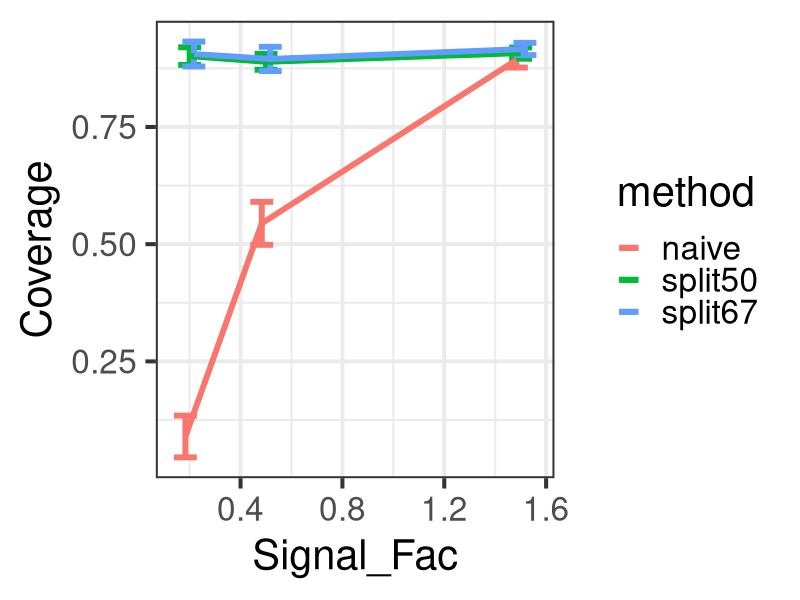
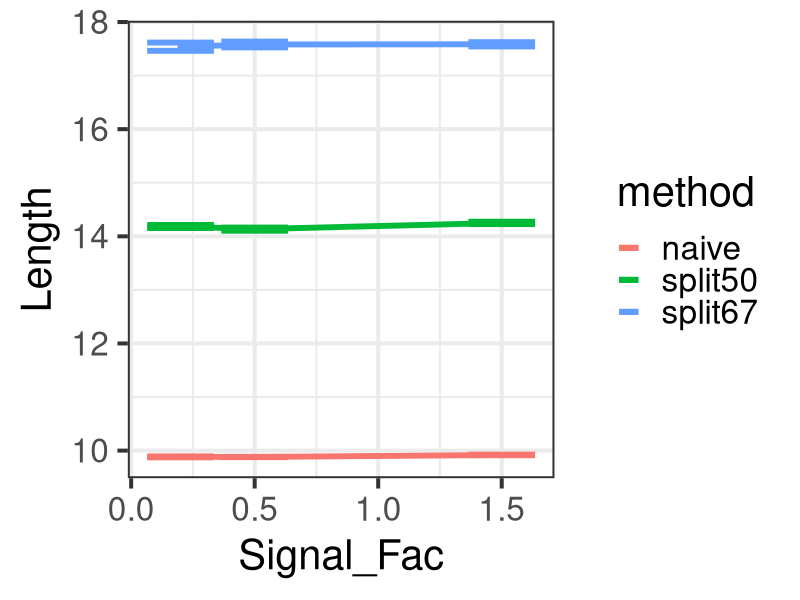
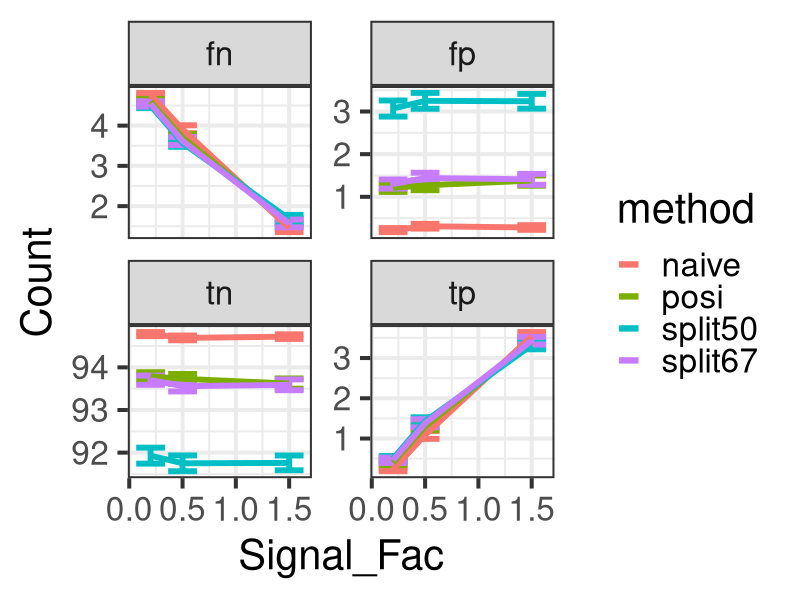
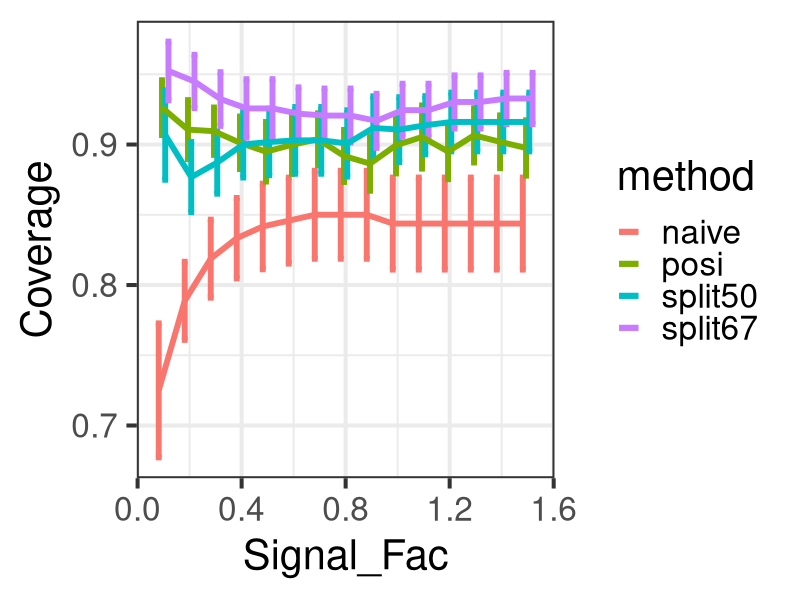
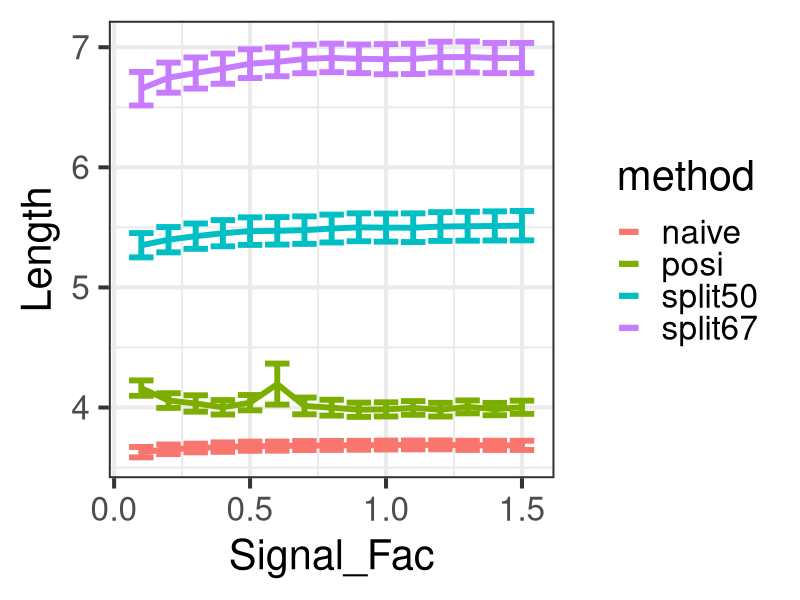
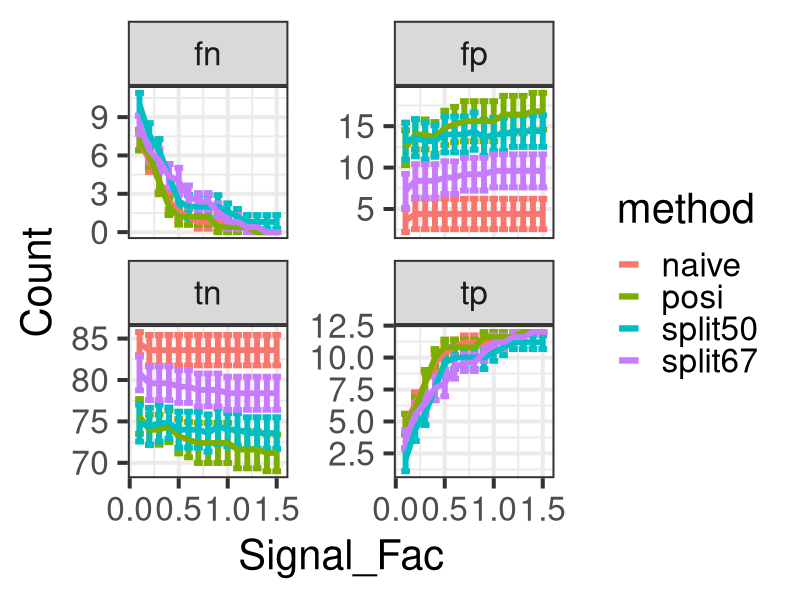

The R source for these figures, in order: (Note: this script raises an error after producing the figures.)
library(ggplot2)
library(tidyverse)

## atomic study
atom.wide <- read.csv('posterior-atomic.csv')

atom <- tidyr::pivot_longer(
                       atom.wide,
                       cols = coverage_naive:fn_posi,
                       names_to = c('metric','method'),
                       names_sep = '_')

atom.cov <- atom[atom$metric == 'coverage',] %>%
    ggplot(aes(x = Signal_Fac, y = value, color = method, style = method)) +
    stat_summary(fun.data = mean_se, geom = 'errorbar', size = 2, position=position_dodge(width=0.05)) +
    stat_summary(fun.data = mean_se, geom = 'line', size = 2, position = position_dodge(width = 0.05)) +
    theme_bw(base_size = 30) + 
    ylab('Coverage')

atom.len <- atom[atom$metric == 'length',] %>%
    ggplot(aes(x = Signal_Fac, y = value, color = method, style = method)) +
    stat_summary(fun.data = mean_se, geom = 'errorbar', size = 2 ) +
    stat_summary(fun.data = mean_se, geom = 'line', size = 2) +
    theme_bw(base_size = 30) + 
    ylab('Length')


atom.sigdet <- atom[atom$metric %in% c('tp','fp','tn','fn'),] %>%
    ggplot(aes(x = Signal_Fac, y = value, color = method, style = method)) +
    stat_summary(fun.data = mean_se, geom = 'errorbar', size = 2 ) +
    stat_summary(fun.data = mean_se, geom = 'line', size = 2) +
    facet_wrap(~metric, scales='free_y') +
    theme_bw(base_size = 30) +
    ylab('Count')


## ggsave('atom-cov.png', atom.cov, width = 19.20, height = 10.80, units = 'in')
## ggsave('atom-len.png', atom.len, width = 19.20, height = 10.80, units = 'in')
## ggsave('atom-sigdet.png', atom.sigdet, width = 19.20, height = 10.80, units = 'in')

## balanced study
bal.wide <- read.csv('posterior-balanced.csv')

bal <- tidyr::pivot_longer(
                       bal.wide,
                       cols = coverage_naive:fn_posi,
                       names_to = c('metric','method'),
                       names_sep = '_')

bal.cov <- bal[bal$metric == 'coverage',] %>%
    ggplot(aes(x = Signal_Fac, y = value, color = method, style = method)) +
    stat_summary(fun.data = mean_se, geom = 'errorbar', size = 2, position=position_dodge(width=0.05)) +
    stat_summary(fun.data = mean_se, geom = 'line', size = 2, position = position_dodge(width = 0.05)) +
    theme_bw(base_size = 30) + 
    ylab('Coverage')

bal.len <- bal[bal$metric == 'length',] %>%
    ggplot(aes(x = Signal_Fac, y = value, color = method, style = method)) +
    stat_summary(fun.data = mean_se, geom = 'errorbar', size = 2 ) +
    stat_summary(fun.data = mean_se, geom = 'line', size = 2) +
    theme_bw(base_size = 30) + 
    ylab('Length')


bal.sigdet <- bal[bal$metric %in% c('tp','fp','tn','fn'),] %>%
    ggplot(aes(x = Signal_Fac, y = value, color = method, style = method)) +
    stat_summary(fun.data = mean_se, geom = 'errorbar', size = 2 ) +
    stat_summary(fun.data = mean_se, geom = 'line', size = 2) +
    facet_wrap(~metric, scales='free_y') +
    theme_bw(base_size = 30) +
    ylab('Count')


## ggsave('bal-cov.png', bal.cov, width = 19.20, height = 10.80, units = 'in')
## ggsave('bal-len.png', bal.len, width = 19.20, height = 10.80, units = 'in')
## ggsave('bal-sigdet.png', bal.sigdet, width = 19.20, height = 10.80, units = 'in')

## het study
het.wide <- read.csv('posterior-hetero.csv')

het <- tidyr::pivot_longer(
                       het.wide,
                       cols = coverage_naive:fn_posi,
                       names_to = c('metric','method'),
                       names_sep = '_')

het.cov <- het[het$metric == 'coverage',] %>%
    ggplot(aes(x = Signal_Upper, y = value, color = method, style = method)) +
    stat_summary(fun.data = mean_se, geom = 'errorbar', size = 2, position = position_dodge(width = 0.05)) +
    stat_summary(fun.data = mean_se, geom = 'line', size = 2, position = position_dodge(width = 0.05)) +
    theme_bw(base_size = 30) + 
    ylab('Coverage')

het.len <- het[het$metric == 'length',] %>%
    ggplot(aes(x = Signal_Upper, y = value, color = method, style = method)) +
    stat_summary(fun.data = mean_se, geom = 'errorbar', size = 2 ) +
    stat_summary(fun.data = mean_se, geom = 'line', size = 2) +
    theme_bw(base_size = 30) + 
    ylab('Length')


het.sigdet <- het[het$metric %in% c('tp','fp','tn','fn'),] %>%
    ggplot(aes(x = Signal_Upper, y = value, color = method, style = method)) +
    stat_summary(fun.data = mean_se, geom = 'errorbar', size = 2, position = position_dodge(width = 0.05)) +
    stat_summary(fun.data = mean_se, geom = 'line', size = 2, position = position_dodge(width = 0.05)) +
    facet_wrap(~metric, scales='free_y') +
    theme_bw(base_size = 30) +
    ylab('Count')


## ggsave('het-cov.png', het.cov, width = 19.20, height = 10.80, units = 'in')
## ggsave('het-len.png', het.len, width = 19.20, height = 10.80, units = 'in')
## ggsave('het-sigdet.png', het.sigdet, width = 19.20, height = 10.80, units = 'in')

## standardized study
std.wide <- read.csv('posterior-stdized.csv')

std <- tidyr::pivot_longer(
                       std.wide,
                       cols = coverage_naive:fn_posi,
                       names_to = c('metric','method'),
                       names_sep = '_')

std.cov <- std[std$metric == 'coverage',] %>%
    ggplot(aes(x = Signal_Fac, y = value, color = method, style = method)) +
    stat_summary(fun.data = mean_se, geom = 'errorbar', size = 2, position=position_dodge(width=0.05)) +
    stat_summary(fun.data = mean_se, geom = 'line', size = 2, position = position_dodge(width = 0.05)) +
    theme_bw(base_size = 30) + 
    ylab('Coverage')

std.len <- std[std$metric == 'length',] %>%
    ggplot(aes(x = Signal_Fac, y = value, color = method, style = method)) +
    stat_summary(fun.data = mean_se, geom = 'errorbar', size = 2 ) +
    stat_summary(fun.data = mean_se, geom = 'line', size = 2) +
    theme_bw(base_size = 30) + 
    ylab('Length')

std.sigdet <- std[std$metric %in% c('tp','fp','tn','fn'),] %>%
    ggplot(aes(x = Signal_Fac, y = value, color = method, style = method)) +
    stat_summary(fun.data = mean_se, geom = 'errorbar', size = 2 ) +
    stat_summary(fun.data = mean_se, geom = 'line', size = 2) +
    facet_wrap(~metric, scales='free_y') +
    theme_bw(base_size = 30) +
    ylab('Count')

## ggsave('std-cov.png', std.cov, width = 19.20, height = 10.80, units = 'in')
## ggsave('std-len.png', std.len, width = 19.20, height = 10.80, units = 'in')
## ggsave('std-sigdet.png', std.sigdet, width = 19.20, height = 10.80, units = 'in')

## og study
og.wide <- read.csv('posterior-og.csv')

og <- tidyr::pivot_longer(
                       og.wide,
                       cols = coverage_naive:fn_posi,
                       names_to = c('metric','method'),
                       names_sep = '_')

og.cov <- og[og$metric == 'coverage',] %>%
    ggplot(aes(x = Signal_Fac, y = value, color = method, style = method)) +
    stat_summary(fun.data = mean_se, geom = 'errorbar', size = 2, position=position_dodge(width=0.05)) +
    stat_summary(fun.data = mean_se, geom = 'line', size = 2, position = position_dodge(width = 0.05)) +
    theme_bw(base_size = 30) +
    ylab('Coverage')

og.len <- og[og$metric == 'length',] %>%
    ggplot(aes(x = Signal_Fac, y = value, color = method, style = method)) +
    stat_summary(fun.data = mean_se, geom = 'errorbar', size = 2 ) +
    stat_summary(fun.data = mean_se, geom = 'line', size = 2) +
    theme_bw(base_size = 30) +
    ylab('Length')


og.sigdet <- og[og$metric %in% c('tp','fp','tn','fn'),] %>%
    ggplot(aes(x = Signal_Fac, y = value, color = method, style = method)) +
    stat_summary(fun.data = mean_se, geom = 'errorbar', size = 2 ) +
    stat_summary(fun.data = mean_se, geom = 'line', size = 2) +
    facet_wrap(~metric, scales='free_y') +
    theme_bw(base_size = 30) +
    ylab('Count')


## ggsave('og-cov.png', og.cov, width = 19.20, height = 10.80, units = 'in')
## ggsave('og-len.png', og.len, width = 19.20, height = 10.80, units = 'in')
## ggsave('og-sigdet.png', og.sigdet, width = 19.20, height = 10.80, units = 'in')

## compact plots

names(het)[2] <- 'Signal_Fac'
atom$Setting <- 'Atomic'
bal$Setting <- 'Balanced'
het$Setting <- 'Heterogeneous'
std$Setting <- 'Standardized'
og$Setting <- 'Overlapping'

res <- rbind(atom,bal,het,std,og)
res$SNR <- as.factor(res$Signal_Fac)
res$Method <- recode(res$method, naive = 'Naive', posi = 'Selection-informed', split50 = 'Split (1:1)', split67= 'Split (2:1)')

snr.labels <- as_labeller(c('0.2' = 'Low SNR', '0.5' = 'Medium SNR', '1.5' = 'High SNR'))

cmp.cov.can <- filter(res, SNR %in% c(0.2, 0.5, 1.5) & metric == 'coverage') %>%
    filter(Setting %in% c('Atomic','Balanced','Heterogeneous')) %>%
    ggplot(aes(x = Setting, y = value, color = Method)) +
    geom_boxplot() +
    facet_wrap(~ SNR, ncol = 1, labeller = snr.labels) +
    geom_hline(yintercept=0.9, linetype='dashed') +
    ylab('Coverage') +
    theme_bw(base_size = 30)

cmp.len.can <- filter(res, SNR %in% c(0.2, 0.5, 1.5) & metric == 'length') %>%
    filter(Setting %in% c('Atomic','Balanced','Heterogeneous')) %>%
    ggplot(aes(x = Setting, y = value, color = Method)) +
    geom_boxplot() +
    facet_wrap(~ SNR, ncol = 1, labeller = snr.labels) +
    ylab('Length') +
    theme_bw(base_size = 30)


cmp.cov.ext <- filter(res, SNR %in% c(0.2, 0.5, 1.5) & metric == 'coverage') %>%
    filter(Setting %in% c('Standardized','Overlapping')) %>%
    ggplot(aes(x = Setting, y = value, color = Method)) +
    geom_boxplot() +
    facet_wrap(~ SNR, ncol = 1, labeller = snr.labels) +
    geom_hline(yintercept=0.9, linetype='dashed') +
    ylab('Coverage') +
    theme_bw(base_size = 30)

cmp.len.ext <- filter(res, SNR %in% c(0.2, 0.5, 1.5) & metric == 'length') %>%
    filter(Setting %in% c('Standardized','Overlapping')) %>%
    ggplot(aes(x = Setting, y = value, color = Method)) +
    geom_boxplot() +
    facet_wrap(~ SNR, ncol = 1, labeller = snr.labels) +
    ylab('Length') +
    theme_bw(base_size = 30)


ggsave('canonical-coverage.png', cmp.cov.can, width = 19.20, height = 10.80, units = 'in')
ggsave('canonical-length.png', cmp.len.can, width = 19.20, height = 10.80, units = 'in')
ggsave('extensions-coverage.png', cmp.cov.ext, width = 19.20, height = 10.80, units = 'in')
ggsave('extensions-length.png', cmp.len.ext, width = 19.20, height = 10.80, units = 'in')

## punchline plots for talks (simplified; just hetero and OG case)

cmp.cov.can.punch <- filter(res, SNR %in% c(0.2, 0.5, 1.5) & metric == 'coverage') %>%
    filter(Setting %in% c('Heterogeneous')) %>%
    ggplot(aes(x = Method, y = value, color = Method)) +
    geom_boxplot() +
    facet_wrap(~ SNR, ncol = 1, labeller = snr.labels) +
    geom_hline(yintercept=0.9, linetype='dashed') +
    ylab('Coverage') +
    theme_bw(base_size = 30) +
    guides(fill = guide_legend(override.aes = list(size=20))) +
    theme(axis.text.x=element_blank())

cmp.len.can.punch <- filter(res, SNR %in% c(0.2, 0.5, 1.5) & metric == 'length') %>%
    filter(Setting %in% c('Heterogeneous')) %>%
    ggplot(aes(x = Method, y = value, color = Method)) +
    geom_boxplot() +
    facet_wrap(~ SNR, ncol = 1, labeller = snr.labels) +
    ylab('Length') +
    theme_bw(base_size = 30) +
    guides(fill = guide_legend(override.aes = list(size=20))) +
    theme(axis.text.x=element_blank())

cmp.cov.og.punch <- filter(res, SNR %in% c(0.2, 0.5, 1.5) & metric == "coverage") %>%
  filter(Setting %in% c("Overlapping")) %>%
  ggplot(aes(x = Method, y = value, color = Method)) +
  geom_boxplot() +
  facet_wrap(~SNR, ncol = 1, labeller = snr.labels) +
  geom_hline(yintercept = 0.9, linetype = "dashed") +
  ylab("Coverage") +
  theme_bw(base_size = 30) +
  guides(fill = guide_legend(override.aes = list(size = 20))) +
  theme(axis.text.x = element_blank())

cmp.len.og.punch <- filter(res, SNR %in% c(0.2, 0.5, 1.5) & metric == "length") %>%
  filter(Setting %in% c("Overlapping")) %>%
  ggplot(aes(x = Method, y = value, color = Method)) +
  geom_boxplot() +
  facet_wrap(~SNR, ncol = 1, labeller = snr.labels) +
  ylab("Length") +
  theme_bw(base_size = 30) +
  guides(fill = guide_legend(override.aes = list(size = 20))) +
  theme(axis.text.x = element_blank())

ggsave('canonical-coverage-punchline.png', cmp.cov.can.punch, width = 19.20, height = 10.80, units = 'in')
ggsave('canonical-length-punchline.png', cmp.len.can.punch, width = 19.20, height = 10.80, units = 'in')
ggsave("og-coverage-punchline.png", cmp.cov.og.punch, width = 19.20, height = 10.80, units = "in")
ggsave("og-length-punchline.png", cmp.len.og.punch, width = 19.20, height = 10.80, units = "in")


## alternate style punchline plots, no outliers in boxplots
## use approach from https://stackoverflow.com/a/57825639/288545

skinnybox <- function(x) {
  coef <- 1.5
  stats <- quantile(x, probs = c())
  # calculate quantiles
  stats <- quantile(x, probs = c(0.1, 0.25, 0.5, 0.75, 0.9))
  names(stats) <- c("ymin", "lower", "middle", "upper", "ymax")
  return(stats)
}

cmp.cov.can.punch.alt <- filter(res, SNR %in% c(0.2, 0.5, 1.5) & metric == "coverage") %>%
  filter(Setting %in% c("Heterogeneous")) %>%
  ggplot(aes(x = SNR, y = value, color = Method)) +
  stat_summary(fun.data = skinnybox, geom = 'boxplot', position = 'dodge2') +
  geom_hline(yintercept = 0.9, linetype = "dashed") +
  ylab("Coverage") +
  theme_bw(base_size = 30) +
  guides(fill = guide_legend(override.aes = list(size = 20))) +
  scale_x_discrete(labels = snr.labels) +
  xlab("")

cmp.len.can.punch.alt <- filter(res, SNR %in% c(0.2, 0.5, 1.5) & metric == "length") %>%
  filter(Setting %in% c("Heterogeneous")) %>%
  ggplot(aes(x = SNR, y = value, color = Method)) +
  stat_summary(fun.data = skinnybox, geom = 'boxplot', position = 'dodge2') +
  ylab("Length") +
  theme_bw(base_size = 30) +
  guides(fill = guide_legend(override.aes = list(size = 20))) +
  scale_x_discrete(labels = snr.labels) +
  xlab("")

cmp.cov.og.punch.alt <- filter(res, SNR %in% c(0.2, 0.5, 1.5) & metric == "coverage") %>%
  filter(Setting %in% c("Overlapping")) %>%
  ggplot(aes(x = SNR, y = value, color = Method)) +
  stat_summary(fun.data = skinnybox, geom = 'boxplot', position = 'dodge2') +
  geom_hline(yintercept = 0.9, linetype = "dashed") +
  ylab("Coverage") +
  theme_bw(base_size = 30) +
  guides(fill = guide_legend(override.aes = list(size = 20))) +
  scale_x_discrete(labels = snr.labels) +
  xlab("")

cmp.len.og.punch.alt <- filter(res, SNR %in% c(0.2, 0.5, 1.5) & metric == "length") %>%
  filter(Setting %in% c("Overlapping")) %>%
  ggplot(aes(x = SNR, y = value, color = Method)) +
  stat_summary(fun.data = skinnybox, geom = 'boxplot', position = 'dodge2') +
  ylab("Length") +
  theme_bw(base_size = 30) +
  guides(fill = guide_legend(override.aes = list(size = 20))) +
  scale_x_discrete(labels = snr.labels) +
  xlab("")

ggsave("canonical-coverage-punchline-alt.png", cmp.cov.can.punch.alt, width = 19.20, height = 10.80, units = "in")
ggsave("canonical-length-punchline-alt.png", cmp.len.can.punch.alt, width = 19.20, height = 10.80, units = "in")
ggsave("og-coverage-punchline-alt.png", cmp.cov.og.punch.alt, width = 19.20, height = 10.80, units = "in")
ggsave("og-length-punchline-alt.png", cmp.len.og.punch.alt, width = 19.20, height = 10.80, units = "in")
